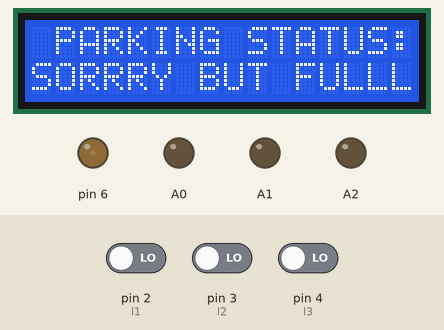
The sketch below on a simulated Arduino Uno, built with avr-gcc and run on an emulated ATmega328P. Parts: 16×2 character LCD, output pins drawn as LEDs (lit = HIGH). The inputs (shaded band) are chosen by the test bench; at power-on: pin 2 (l1) LOW, pin 3 (l2) LOW, pin 4 (l3) LOW.

Above: at 1.2 s.
1.3 s: pin 2 (l1) driven HIGH
At 1.8 s:
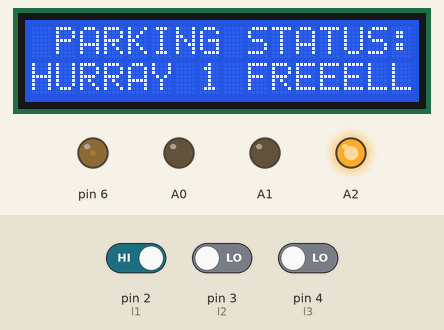
2.8 s: pin 3 (l2) driven HIGH
At 4.0 s:
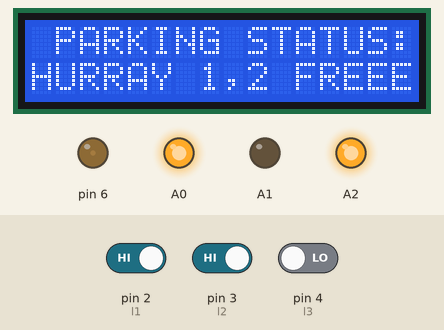
4.3 s: pin 4 (l3) driven HIGH
At 5.3 s:
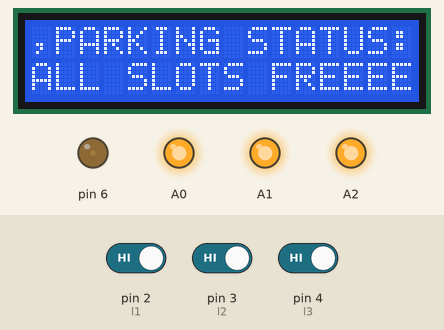
5.8 s: pin 2 (l1) driven LOW
At 6.3 s:
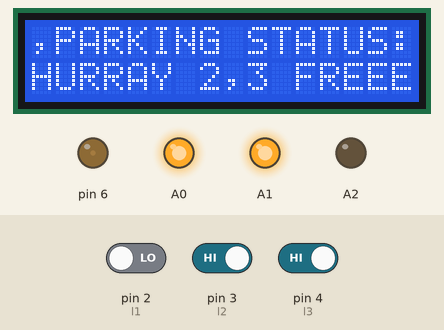
7.3 s: pin 3 (l2) driven LOW
At 8.5 s:
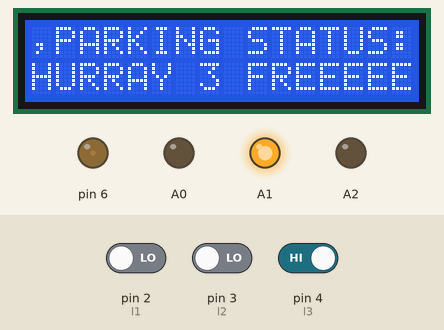
8.8 s: pin 2 (l1) driven HIGH
At 10.0 s:
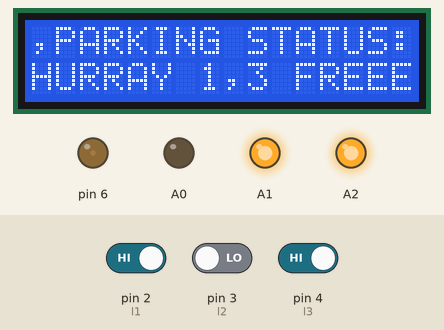
Timing chart, 0 to 11.3 s (numbered marks = the images above; inputs shaded):
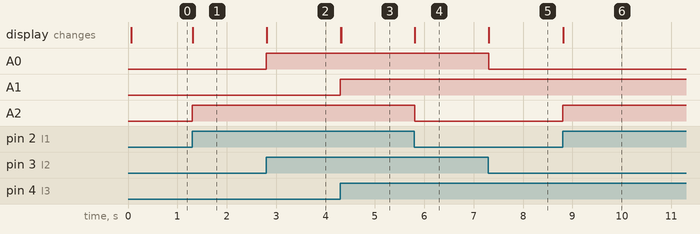

Measured:
- after the input at 1.3 s, A2: LOW → HIGH at once; the display: changes at once (image 1)
- after the input at 2.8 s, A0: LOW → HIGH at once; the display: first changes at once (image 2 shows a later state)
- after the input at 4.3 s, A1: LOW → HIGH at once; the display: first changes at once (image 3 shows a later state)
- after the input at 5.8 s, A2: HIGH → LOW at once; the display: changes at once (image 4)
- after the input at 7.3 s, A0: HIGH → LOW at once; the display: changes at once (image 5)
- after the input at 8.8 s, A2: LOW → HIGH at once; the display: first changes at once (image 6 shows a later state)

The sketch:

smartparking.ino
```cpp
#include<LiquidCrystal.h>
LiquidCrystal lcd(13,12,11,10,9,8);
#define l1 2
#define l2 3
#define l3 4
int pos1 = 0;
int pos2 = 0;
int pos3 = 0;
//LED A1 AT PIN A0
//LED A2 AT PIN A1
//LED A3 AT PIN A2
void setup()
{
pinMode(l1,INPUT);
pinMode(l2,INPUT);
pinMode(l3,INPUT);
analogWrite(6,20);
lcd.begin(16,2);
}

void loop()
{
      int count;
      count=pos1+pos2+pos3;
   if(count<=3)
   {
    if(digitalRead(l1)==HIGH)
    {
      analogWrite(A2,140);
      pos1=0;
    }
    else
    {
      analogWrite(A2,0);
      pos1=1;
    }

    if(digitalRead(l2)==HIGH)
    {
      analogWrite(A0,140);
      pos2=0;
    }
    else
    {
      analogWrite(A0,0);
      pos2=1;
    }

    if(digitalRead(l3)==HIGH)
    {
      analogWrite(A1,140);
      pos3=0;
    }
    else
    {
      analogWrite(A1,0);
      pos3=1;
    }
   }
   else{
   }
      lcd.setCursor(1,0);
      lcd.print("PARKING STATUS:");
      lcd.setCursor(0,1);
      if(count==3)
      {
       lcd.print("SORRRY BUT FULLL");
      }
      if(count==2)
      {
        if(pos1==0)
          lcd.print("HURRAY 1 FREEE");
        if(pos2==0)
          lcd.print("HURRAY 2 FREEE");
        if(pos3==0)
          lcd.print("HURRAY 3 FREEE");
      }
      if(count==1)
      {
        if(pos1==0&&pos2==0)
        lcd.print("HURRAY 1,2 FREEE");
        if(pos1==0&&pos3==0)
        lcd.print("HURRAY 1,3 FREEE");
        if(pos3==0&&pos2==0)
        lcd.print("HURRAY 2,3 FREEE");
      }
      if(count==0)
      {

        lcd.print("ALL SLOTS FREE");
      }


}
```
